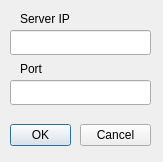
<?xml version="1.0" encoding="UTF-8"?>
<ui version="4.0">
 <class>Dialog</class>
 <widget class="QDialog" name="Dialog">
  <property name="geometry">
   <rect>
    <x>0</x>
    <y>0</y>
    <width>163</width>
    <height>162</height>
   </rect>
  </property>
  <property name="windowTitle">
   <string>TCP Connection</string>
  </property>
  <widget class="QLabel" name="label">
   <property name="geometry">
    <rect>
     <x>20</x>
     <y>10</y>
     <width>67</width>
     <height>17</height>
    </rect>
   </property>
   <property name="text">
    <string>Server IP</string>
   </property>
  </widget>
  <widget class="QLabel" name="label_2">
   <property name="geometry">
    <rect>
     <x>20</x>
     <y>60</y>
     <width>67</width>
     <height>17</height>
    </rect>
   </property>
   <property name="text">
    <string>Port</string>
   </property>
  </widget>
  <widget class="QDialogButtonBox" name="buttonBoxOk">
   <property name="geometry">
    <rect>
     <x>10</x>
     <y>120</y>
     <width>61</width>
     <height>31</height>
    </rect>
   </property>
   <property name="focusPolicy">
    <enum>Qt::StrongFocus</enum>
   </property>
   <property name="layoutDirection">
    <enum>Qt::LeftToRight</enum>
   </property>
   <property name="autoFillBackground">
    <bool>false</bool>
   </property>
   <property name="orientation">
    <enum>Qt::Horizontal</enum>
   </property>
   <property name="standardButtons">
    <set>QDialogButtonBox::Ok</set>
   </property>
   <property name="centerButtons">
    <bool>true</bool>
   </property>
  </widget>
  <widget class="QLineEdit" name="tiplineedit">
   <property name="geometry">
    <rect>
     <x>10</x>
     <y>30</y>
     <width>141</width>
     <height>25</height>
    </rect>
   </property>
  </widget>
  <widget class="QLineEdit" name="tportlineedit">
   <property name="geometry">
    <rect>
     <x>10</x>
     <y>80</y>
     <width>141</width>
     <height>25</height>
    </rect>
   </property>
  </widget>
  <widget class="QDialogButtonBox" name="buttonBoxCancel">
   <property name="geometry">
    <rect>
     <x>80</x>
     <y>120</y>
     <width>71</width>
     <height>31</height>
    </rect>
   </property>
   <property name="focusPolicy">
    <enum>Qt::StrongFocus</enum>
   </property>
   <property name="standardButtons">
    <set>QDialogButtonBox::Cancel</set>
   </property>
  </widget>
 </widget>
 <tabstops>
  <tabstop>tiplineedit</tabstop>
  <tabstop>tportlineedit</tabstop>
  <tabstop>buttonBoxOk</tabstop>
 </tabstops>
 <resources/>
 <connections/>
</ui>
